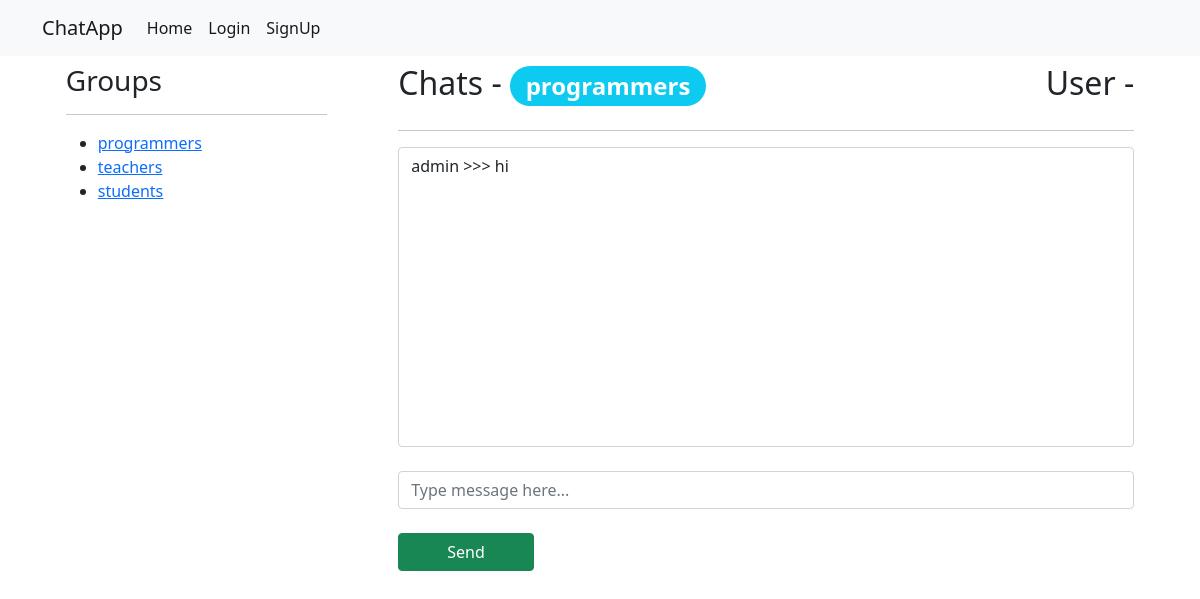
Before: /group_chat/programmers/ with the older database file.
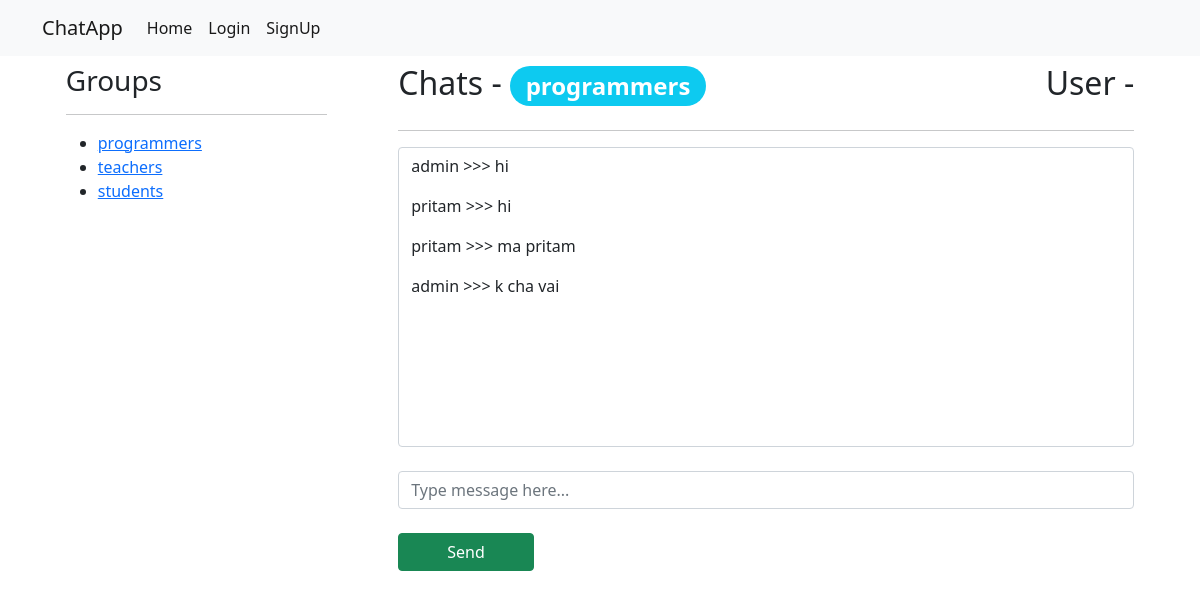
After: the same page with the newer database file.
### chats/models.py (models this page shows, shortened)
class Group(models.Model):
    name = models.CharField(max_length = 50, unique=True)
    def get_absolute_url(self):
        return reverse('group_chat', kwargs={'group_name': self.name})
    def __str__(self):
        return self.name

class Chat(models.Model):
    content = models.CharField(max_length = 100)
    user = models.ForeignKey(User, on_delete=models.CASCADE)
    group = models.ForeignKey(Group, on_delete=models.CASCADE )

### accounts/models.py (models this page shows)
class CustomUser(AbstractUser):
    activated = models.BooleanField(default=False)
    token = models.CharField(max_length=250, null=True, blank=True)

### chats/views.py (the view)
# urls.py: path('group_chat/<str:group_name>/', views.GroupChatView.as_view(), name='group_chat'),
class GroupChatView(DetailView):
    model = Group
    pk_url_kwarg = 'group_name'
    template_name = 'chats/group_chat.html'
    def get_object(self, queryset =None):
        group_name = self.kwargs.get('group_name').strip().lower()
        group_obj = get_object_or_404(Group, name=group_name)
        return group_obj
    def get_context_data(self, **kwargs):
        group_name = self.get_object()
        group = Group.objects.filter(name__iexact = group_name )
        chats = []
        if group.exists():
            context = super().get_context_data(**kwargs)
            chats = group.first().chat_set.all()
        context['chats'] = chats
        context['group_list'] = Group.objects.all()
        return context

### templates/chats/group_chat.html (shortened to what this page needs)
{% extends 'base.html' %}
{% block content %}
<div class="row">
        <div class="col-3 mx-auto">
            <h3>Groups</h3>
            <hr>
            <ul>
                {% for group in group_list %}
                    <li><a href="{{ group.get_absolute_url }}">{{ group.name }}</a> </li>
                {% endfor %}
            </ul>
        </div>
        <div class="col-8 mx-auto">
            <div style="display:flex; justify-content: space-between;">
                <h2>Chats - <span class="badge rounded-pill bg-info">{{ group.name }}</span> </h2>
                <h2>User - </h2>
            </div>
            <hr>
            <div class="form-control overflow-auto" id="chat-log" style="height: 300px;">
                {% for chat in chats %}
                    <p>{{ chat.user.username }} >>> {{ chat.content }} </p>
                {% endfor %}
            </div><br>
            <input type="text"t class="form-control" id="chat-message-input" placeholder="Type message here..."><br>
            <button id="message-button" class="btn btn-success px-5">Send</button>
        </div>
</div>
{% endblock %}

### templates/base.html (shortened to what this page needs)
<!DOCTYPE html>
<html lang="en">
<head>
    <link href="https://cdn.jsdelivr.net/npm/bootstrap@5.1.3/dist/css/bootstrap.min.css" rel="stylesheet">
</head>
<body>
    <nav class="navbar navbar-expand-lg navbar-light bg-light">
        <div class="container">
          <a class="navbar-brand" href="{% url 'home' %}">ChatApp</a>
          <div class="collapse navbar-collapse" id="navbarSupportedContent">
            <ul class="navbar-nav me-auto mb-2 mb-lg-0">
              <li class="nav-item">
                <a class="nav-link active" aria-current="page" href="{% url 'home' %}">Home</a>
              </li>
              {% if request.user.is_authenticated %}
                <li class="nav-item">
                  <a class="nav-link active" aria-current="page" href="{% url 'logout' %}">Logout</a>
                </li>
              {% else %}
              <li class="nav-item">
                <a class="nav-link active" aria-current="page" href="{% url 'login' %}" id="login-btn-id">Login</a>
              </li>
              <li class="nav-item">
                <a class="nav-link active" aria-current="page" href="{% url 'signup' %}" id="signup-btn-id">SignUp</a>
              </li>
              {% endif %}
            </ul>
          </div>
        </div>
      </nav>
    <div class="container mt-2">
        {% block content %}
        {% endblock %}
    </div>
</body>
</html>

Changed rows visible on the page:
added Chat: user.username "pritam", content "hi"
added Chat: user.username "pritam", content "ma pritam"
added Chat: user.username "admin", content "k cha vai"
